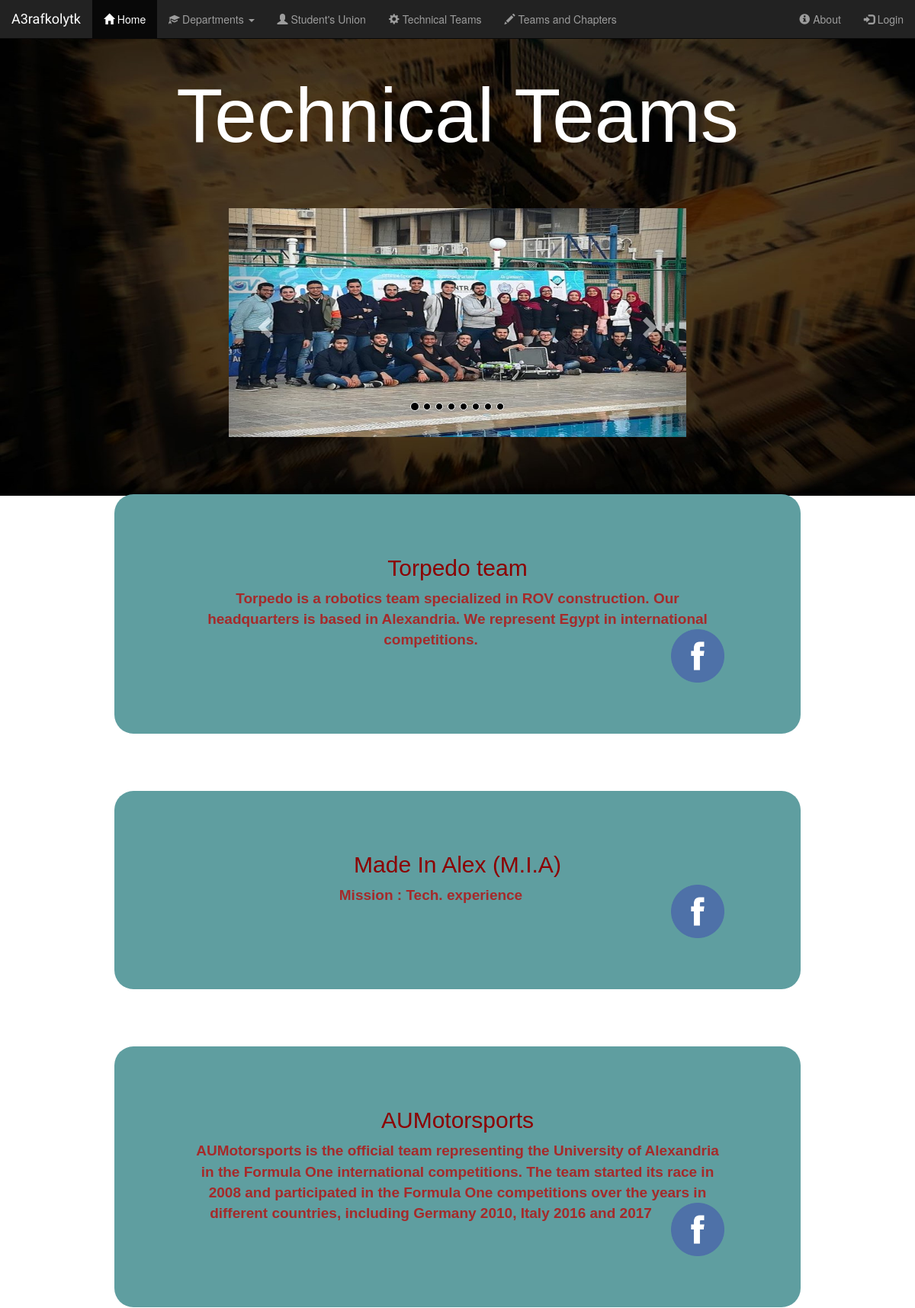
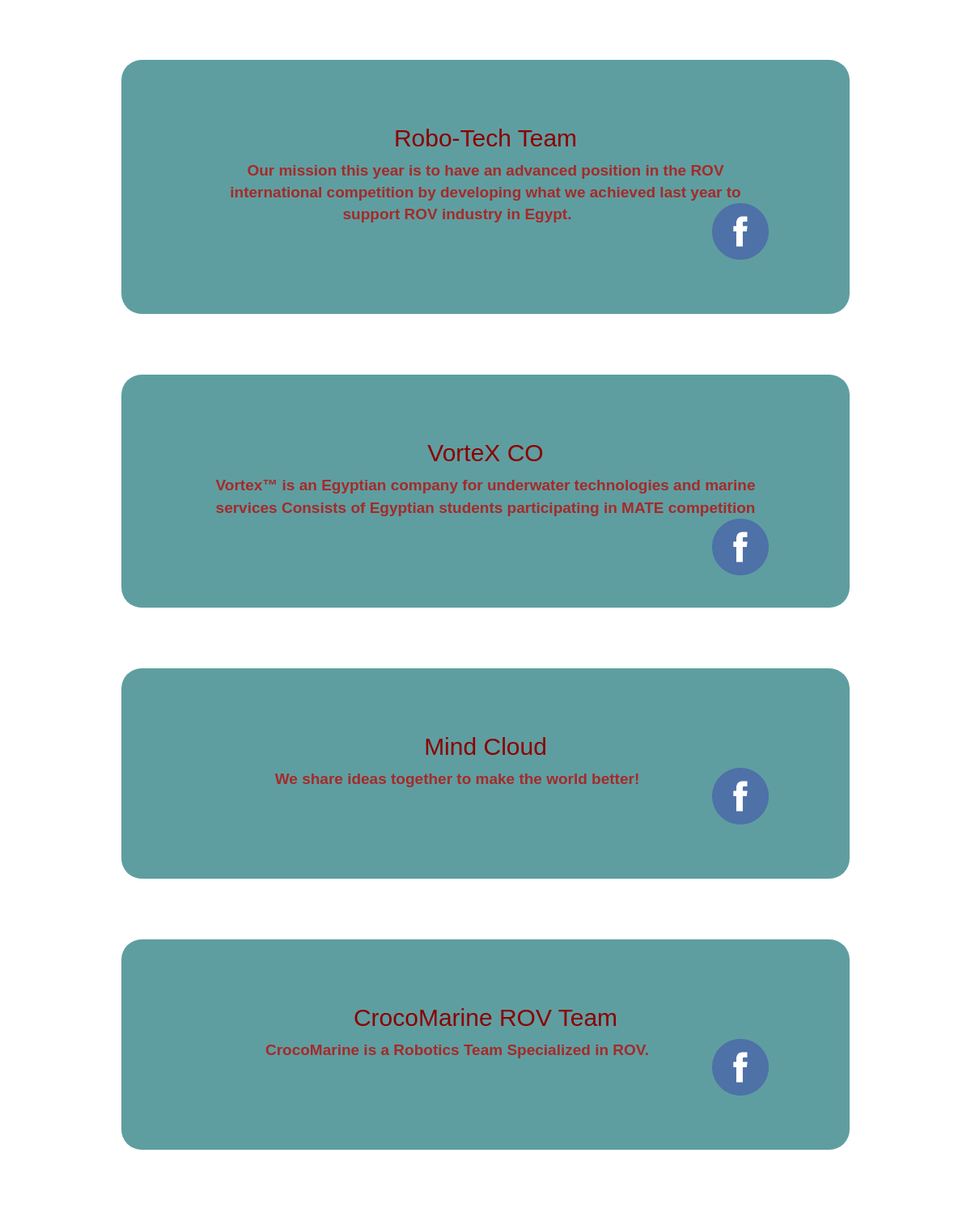
Screenshot of /technical/technical/ (upper part) with the database file from the repository (2 pictures, top to bottom).
### techncial/models.py (models this page shows, shortened)
class Technical(models.Model):
    technical_name = models.CharField(max_length=250)
    technical_description = models.CharField(max_length=500)
    technical_link1 = models.CharField(max_length=500)
    technical_logo = models.FileField()

### techncial/views.py (the view)
class Techo(generic.ListView):
    template_name = 'techncial/tehome.html'
    def get_queryset(self):
        return Technical.objects.all()

### techncial/templates/techncial/tehome.html (shortened to what this page needs)
{% extends "A3rafkolytk/header.html" %}
{% block content %}
<p  style="margin-top: 80px; text-align: center; font-family: 'Josefin Sans', sans-serif; color: white; font-size: 100px">Technical Teams</p>
<div id="myCarousel" class="carousel slide" data-ride="carousel" style="margin-top: 50px;margin-bottom: 0px; margin-left: 300px; margin-right: 300px;">
  <ol class="carousel-indicators">
    <li data-target="#myCarousel" data-slide-to="0" class="active" style="background-color: black; border-color: white;"></li>
    <li data-target="#myCarousel" data-slide-to="1" style="background-color: black; border-color: white;"></li>
    <li data-target="#myCarousel" data-slide-to="2" style="background-color: black; border-color: white;"></li>
    <li data-target="#myCarousel" data-slide-to="3" style="background-color: black; border-color: white;"></li>
    <li data-target="#myCarousel" data-slide-to="4" style="background-color: black; border-color: white;"></li>
    <li data-target="#myCarousel" data-slide-to="5" style="background-color: black; border-color: white;"></li>
    <li data-target="#myCarousel" data-slide-to="6" style="background-color: black; border-color: white;"></li>
    <li data-target="#myCarousel" data-slide-to="7" style="background-color: black; border-color: white;"></li>
  </ol>
  {% load static %}
    <div class="carousel-inner">
      <div class="item active">
            <a href="#Torpedo team"><img src="{% static 'techncial/img/11.jpg' %}" alt="torpedo" style="width:100%; height: 300px;"></a>
      </div>
    </div>
  <a class="left carousel-control" href="#myCarousel" data-slide="prev">
    <span class="glyphicon glyphicon-chevron-left"></span>
  </a>
  <a class="right carousel-control" href="#myCarousel" data-slide="next">
    <span class="glyphicon glyphicon-chevron-right"></span>
  </a>
</div>
{% for com in object_list %}
<div style="margin: 75px 150px; background-color: cadetblue; padding-bottom: 100px; padding-left: 100px; padding-right: 100px; padding-top: 60px; border-radius: 25px;" id="{{ com.technical_name }}" class="wow jackInTheBox" data-wow-duration="2s" data-wow-delay=".1s">
    <h2 style="font-family: 'Josefin Sans', sans-serif; text-align: center; color: darkred;">{{ com.technical_name }}</h2>
    <p style="text-align: center; font-family: 'Josefin Sans', sans-serif; color: brown; font-size: 19px"><b>
        {{ com.technical_description }}
      <a href="{{com.technical_link1}}" target="_blank"><img  src="{% static 'teams/img/fb.png' %}" alt="fblink" height="70" width="70" align="right"></a>
        </b>
    </p>
</div>
{% endfor %}
{% endblock %}

### rows the page displays
Technical: technical_name "Torpedo team", technical_description "Torpedo is a robotics team specialized in ROV construction. Our headquarters is based in Alexandria. We represent Egypt in international competitions."
Technical: technical_name "Made In Alex (M.I.A)", technical_description "Mission : Tech. experience"
Technical: technical_name "AUMotorsports", technical_description "AUMotorsports is the official team representing the University of Alexandria in the Formula One international competitions. The team started its race in 2008 and participated in the Formula One competitions over the years in different countries, including Germany 2010, Italy 2016 and 2017"
Technical: technical_name "Robo-Tech Team", technical_description "Our mission this year is to have an advanced position in the ROV international competition by developing what we achieved last year to support ROV industry in Egypt."
Technical: technical_name "VorteX CO", technical_description "Vortex™ is an Egyptian company for underwater technologies and marine services Consists of Egyptian students participating in MATE competition"
Technical: technical_name "Mind Cloud", technical_description "We share ideas together to make the world better!"
Technical: technical_name "CrocoMarine ROV Team", technical_description "CrocoMarine is a Robotics Team Specialized in ROV."
